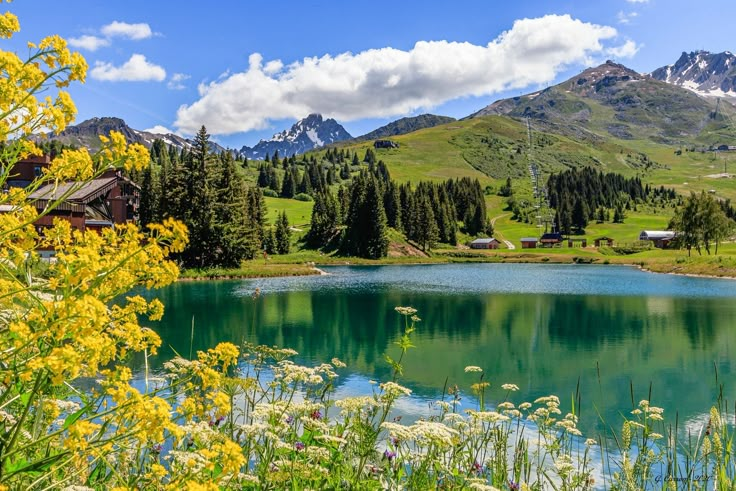
#> input picture Ujian Tengan Semester/alam.jpeg, 736 x 491 px
$ jupyter execute biner.ipynb
#> lines starting #> are read from the running program, lines starting #| are printed output that depends on the picture; after the words box and inside, x2 and y2 are one past the last pixel; in counts of white or black regions, pixels touching at a corner belong together
### Firnanda Putra Agustinus - 2213020150 - 3A

[cell 1]
# Import Library
from PIL import Image
import math
import matplotlib.pyplot as plt

[cell 2]
# Fungsi untuk mengubah pixel RGB menjadi grayscale
def convert_to_grayscale(pixel):
    red, green, blue = pixel
    gray_value = int(0.299 * red + 0.587 * green + 0.114 * blue)
    return gray_value

[cell 3]
# Fungsi untuk mengubah nilai grayscale menjadi biner
def convert_to_binary(gray_value, threshold=230):
    if gray_value >= threshold:
        return 1
    else:
        return 0

[cell 4]
# Membuka gambar dan mengonversinya ke mode RGB
gambar = Image.open('alam.jpeg')
#> gambar is the input picture: PIL image 736x491 RGB; mean R, G, B 116.7, 133.3, 106.2
gambar = gambar.convert('RGB')
width, height = gambar.size
#> width = 736; height = 491

[cell 5]
# Menampilkan gambar asli
plt.imshow(gambar)
plt.axis('off')
plt.title('Gambar Asli')
plt.show()

[cell 6]
# Membuat matriks kosong untuk menyimpan nilai grayscale
binary_matrix = []

[cell 7]
# Proses konversi ke biner
for y in range(height):
    row = []
    for x in range(width):
        pixel = gambar.getpixel((x, y))
        grayscale_value = convert_to_grayscale(pixel)
        binary_value = convert_to_binary(grayscale_value, threshold=100)
        row.append(binary_value)
    binary_matrix.append(row)

[cell 8]
# Buat gambar baru dari hasil konversi biner
binary_image = Image.new('1', (width, height))
#> binary_image: PIL image 736x491 1; every value is 0

[cell 9]
# Isi gambar dengan nilai biner
for y in range(height):
    for x in range(width):
        color = binary_matrix[y][x]
        binary_image.putpixel((x, y), color)
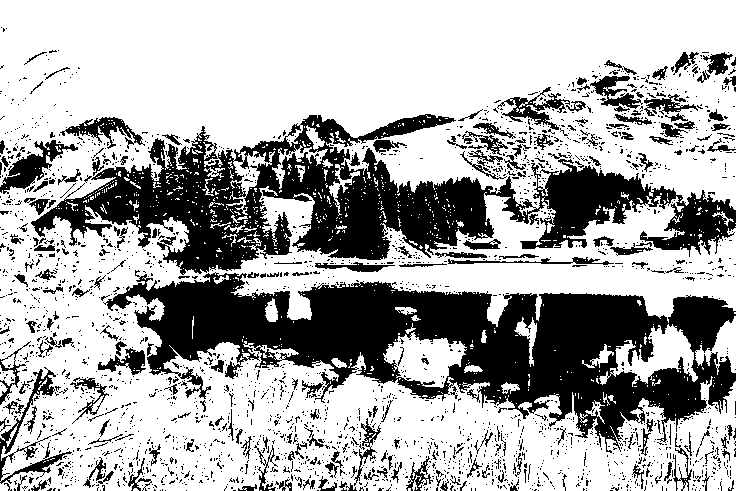
#> binary_image: PIL image 736x491 1; 67.4% white; 2468 black regions (2237 under 20 px), largest, box (x1, y1, x2, y2) and area: (103, 270, 736, 453) 47863, (31, 114, 736, 275) 40957, (0, 367, 72, 484) 1387

[cell 10]
# Tampilkan gambar hasil konversi biner
plt.imshow(binary_image)
plt.axis('off')
plt.title('Hasil Konversi Biner')
plt.show()
